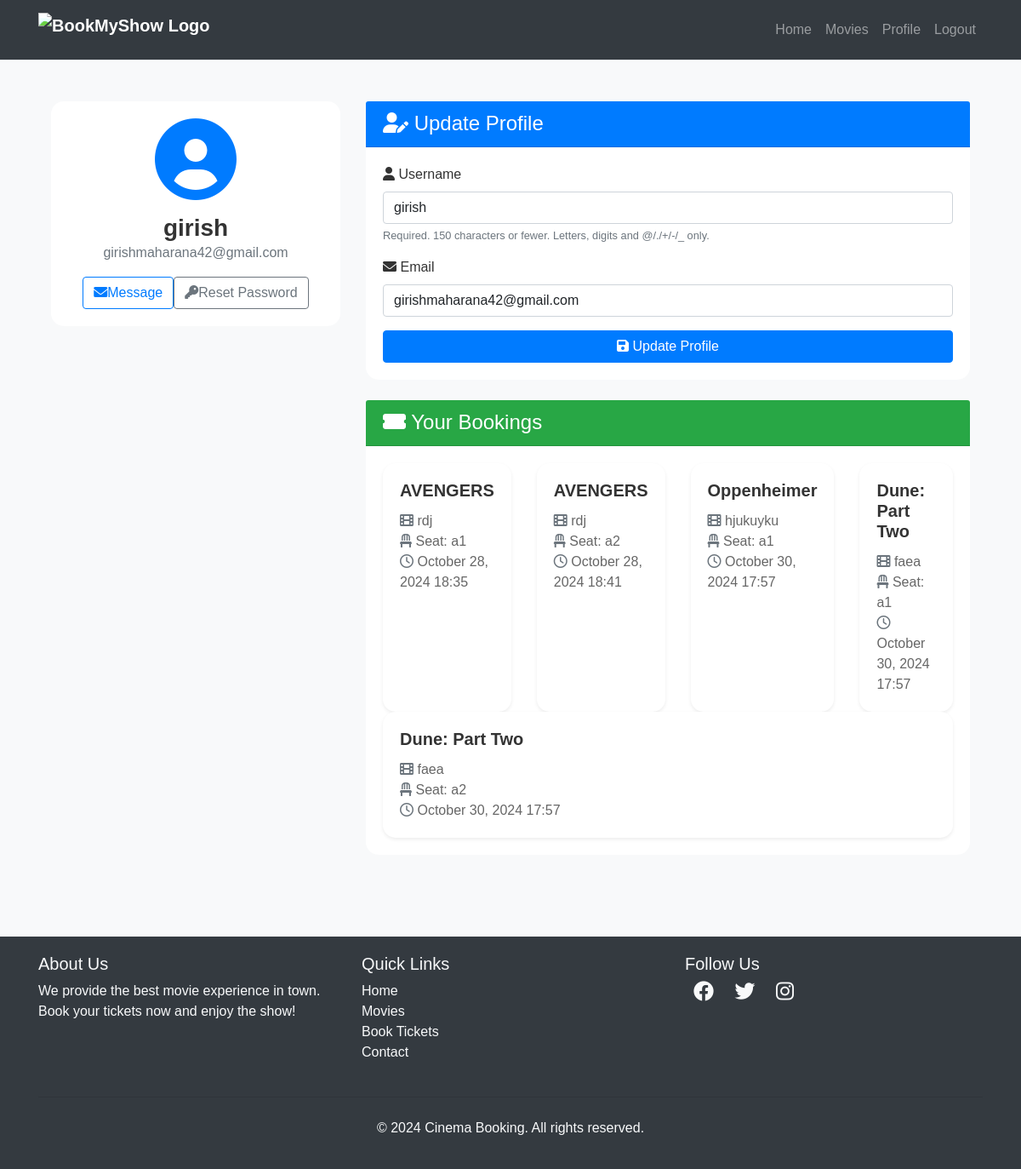
/users/profile/ (signed in), run on an earlier commit of the app's database.
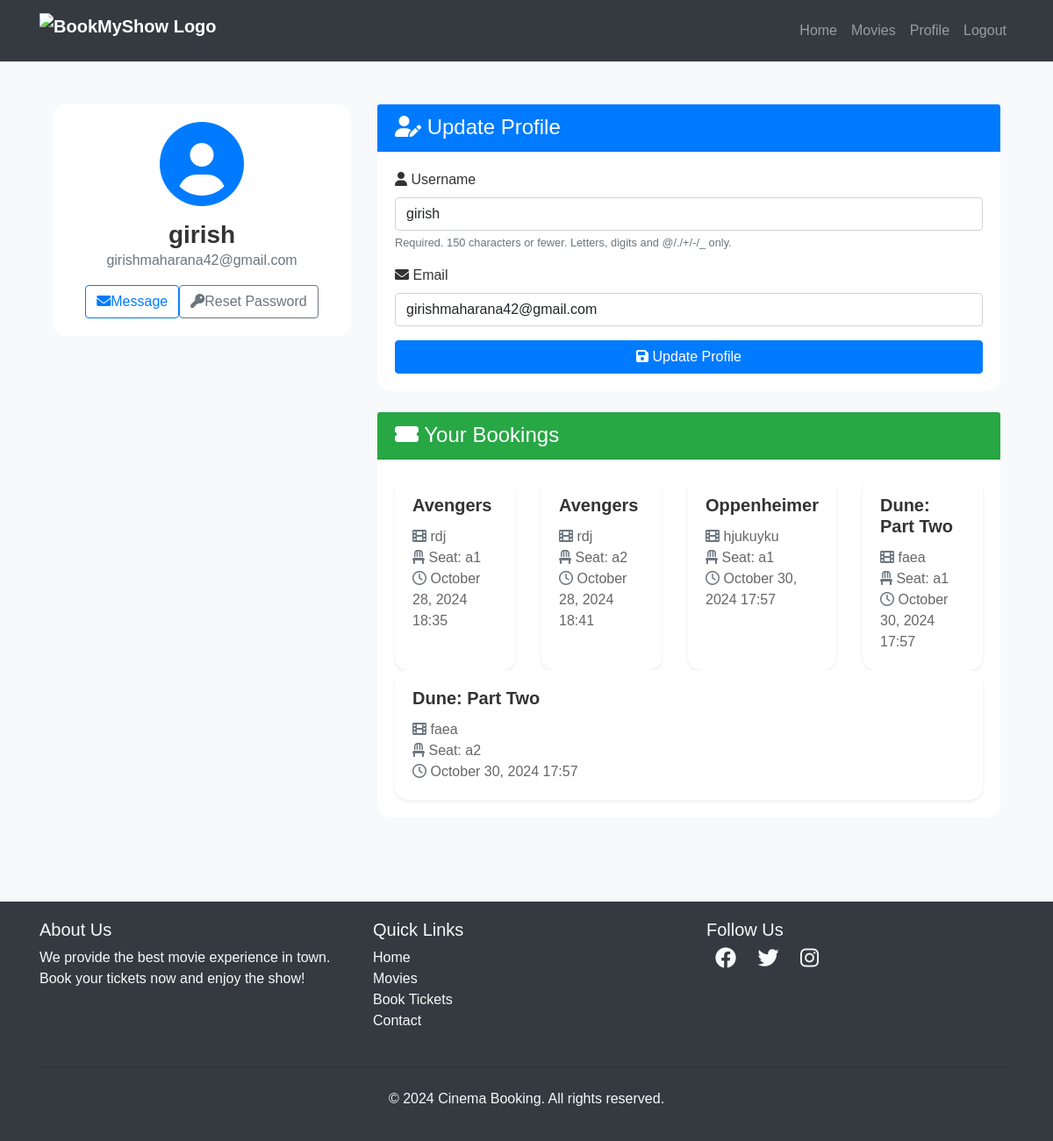
And on a later commit of the database.
### movies/models.py (models this page shows, shortened)
class Booking(models.Model):
    user=models.ForeignKey(User,on_delete=models.CASCADE)
    seat=models.OneToOneField(Seat,on_delete=models.CASCADE)
    movie=models.ForeignKey(Movie,on_delete=models.CASCADE)
    theater=models.ForeignKey(Theater,on_delete=models.CASCADE)
    booked_at=models.DateTimeField(auto_now_add=True)
    class StatusChoices(models.TextChoices):
        PENDING = 'pending', 'Pending'
        CONFIRMED = 'confirmed', 'Confirmed'
        CANCELLED = 'cancelled', 'Cancelled'
    class PaymentStatus(models.TextChoices):
        PENDING = 'pending', 'Pending'
        PAID = 'paid', 'Paid'
        REFUNDED = 'refunded', 'Refunded'
    status = models.CharField(max_length=20, choices=StatusChoices.choices, default=StatusChoices.PENDING)
    payment_status = models.CharField(max_length=20, choices=PaymentStatus.choices, default=PaymentStatus.PENDING)
    expires_at = models.DateTimeField(blank=True, null=True)
    payment_intent_id = models.CharField(max_length=255, blank=True, null=True)

class Movie(models.Model):
    name= models.CharField(max_length=255)
    image= models.ImageField(upload_to="movies/")
    rating = models.DecimalField(max_digits=3,decimal_places=1)
    cast= models.TextField()
    description= models.TextField(blank=True,null=True)
    genre = models.CharField(max_length=32, choices=GENRE_CHOICES, default='Drama')
    language = models.CharField(max_length=32, choices=LANGUAGE_CHOICES, default='English')
    release_year = models.PositiveIntegerField(blank=True, null=True)
    trailer_url = models.URLField(blank=True, null=True)

class Theater(models.Model):
    name = models.CharField(max_length=255)
    movie = models.ForeignKey(Movie,on_delete=models.CASCADE,related_name='theaters')
    time= models.DateTimeField()
    class FormatChoices(models.TextChoices):
        TWO_D = '2D', '2D'
        THREE_D = '3D', '3D'
        IMAX_3D = 'IMAX 3D', 'IMAX 3D'
    format = models.CharField(max_length=10, choices=FormatChoices.choices, default=FormatChoices.TWO_D)
    price = models.DecimalField(max_digits=8, decimal_places=2, default=0)

class Seat(models.Model):
    theater = models.ForeignKey(Theater,on_delete=models.CASCADE,related_name='seats')
    seat_number = models.CharField(max_length=10)
    is_booked=models.BooleanField(default=False)

### users/views.py (the view)
# urls.py: path('profile/', profile, name='profile'),
@login_required
def profile(request):
    bookings= Booking.objects.filter(user=request.user)
    if request.method == 'POST':
        u_form = UserUpdateForm(request.POST, instance=request.user)
        if u_form.is_valid():
            u_form.save()
            return redirect('profile')
    else:
        u_form = UserUpdateForm(instance=request.user)
    return render(request, 'users/profile.html', {'u_form': u_form,'bookings':bookings})

### users/forms.py
class UserUpdateForm(forms.ModelForm):
    email = forms.EmailField()
    class Meta:
        model = User
        fields = ['username', 'email']

### templates/users/profile.html (shortened to what this page needs)
{% extends "users/basic.html" %} {% block content %}
<div class="container py-5">
  <div class="row">
    <div class="col-lg-4 mb-4">
      <div class="card shadow">
        <div class="card-body text-center">
          <div class="mb-3">
            <i class="fas fa-user-circle fa-6x text-primary"></i>
          </div>
          <h3 class="card-title mb-0">{{ user.username }}</h3>
          <p class="text-muted mb-3">{{ user.email }}</p>
          <div class="d-flex justify-content-center">
            <a href="#" class="btn btn-outline-primary me-2"><i class="fas fa-envelope me-2"></i>Message</a>
            <a href="{% url 'password_reset' %}" class="btn btn-outline-secondary"><i class="fas fa-key me-2"></i>Reset Password</a>
          </div>
        </div>
      </div>
    </div>
    <div class="col-lg-8">
      <div class="card shadow mb-4">
        <div class="card-header bg-primary text-white">
          <h4 class="mb-0"><i class="fas fa-user-edit me-2"></i> Update Profile</h4>
        </div>
        <div class="card-body">
          <form method="POST">
            {% for field in u_form %}
              <div class="mb-3">
                <label for="{{ field.id_for_label }}" class="form-label">
                  <i class="fas fa-{% if field.name == 'username' %}user{% elif field.name == 'email' %}envelope{% else %}info-circle{% endif %} me-2"></i>
                  {{ field.label }}
                </label>
                {{ field }}
                {% if field.help_text %}
                  <small class="form-text text-muted">{{ field.help_text }}</small>
                {% endif %}
              </div>
            {% endfor %}
            <button class="btn btn-primary w-100" type="submit"><i class="fas fa-save me-2"></i> Update Profile</button>
          </form>
        </div>
      </div>
      <div class="card shadow">
        <div class="card-header bg-success text-white">
          <h4 class="mb-0"><i class="fas fa-ticket-alt me-2"> </i> Your Bookings</h4>
        </div>
        <div class="card-body">
          {% if bookings %}
            <div class="row row-cols-1 row-cols-md-2 g-4">
              {% for booking in bookings %}
                <div class="col">
                  <div class="card h-100 border-0 shadow-sm">
                    <div class="card-body">
                      <h5 class="card-title">{{ booking.movie.name }}</h5>
                      <p class="card-text">
                        <i class="fas fa-film me-2 text-muted"> </i>  {{ booking.theater.name }}<br>
                        <i class="fas fa-chair me-2 text-muted"> </i>  Seat: {{ booking.seat.seat_number }}<br>
                        <i class="far fa-clock me-2 text-muted"> </i>  {{ booking.booked_at|date:"F d, Y H:i" }}
                      </p>
                    </div>
                  </div>
                </div>
              {% endfor %}
            </div>
          {% else %}
            <div class="text-center py-5">
              <i class="fas fa-ticket-alt fa-4x text-muted mb-3"></i>
              <p class="lead mb-0">No bookings yet. Time to plan your next movie night!</p>
            </div>
          {% endif %}
        </div>
      </div>
    </div>
  </div>
</div>
<link rel="stylesheet" href="https://cdnjs.cloudflare.com/ajax/libs/font-awesome/6.0.0-beta3/css/all.min.css">
{% endblock %}

What changed in the data, as far as the page shows it:
changed through a linked row, Booking "October 28, 2024 18:35": movie.name "AVENGERS" → "Avengers"
changed through a linked row, Booking "October 28, 2024 18:41": movie.name "AVENGERS" → "Avengers"
